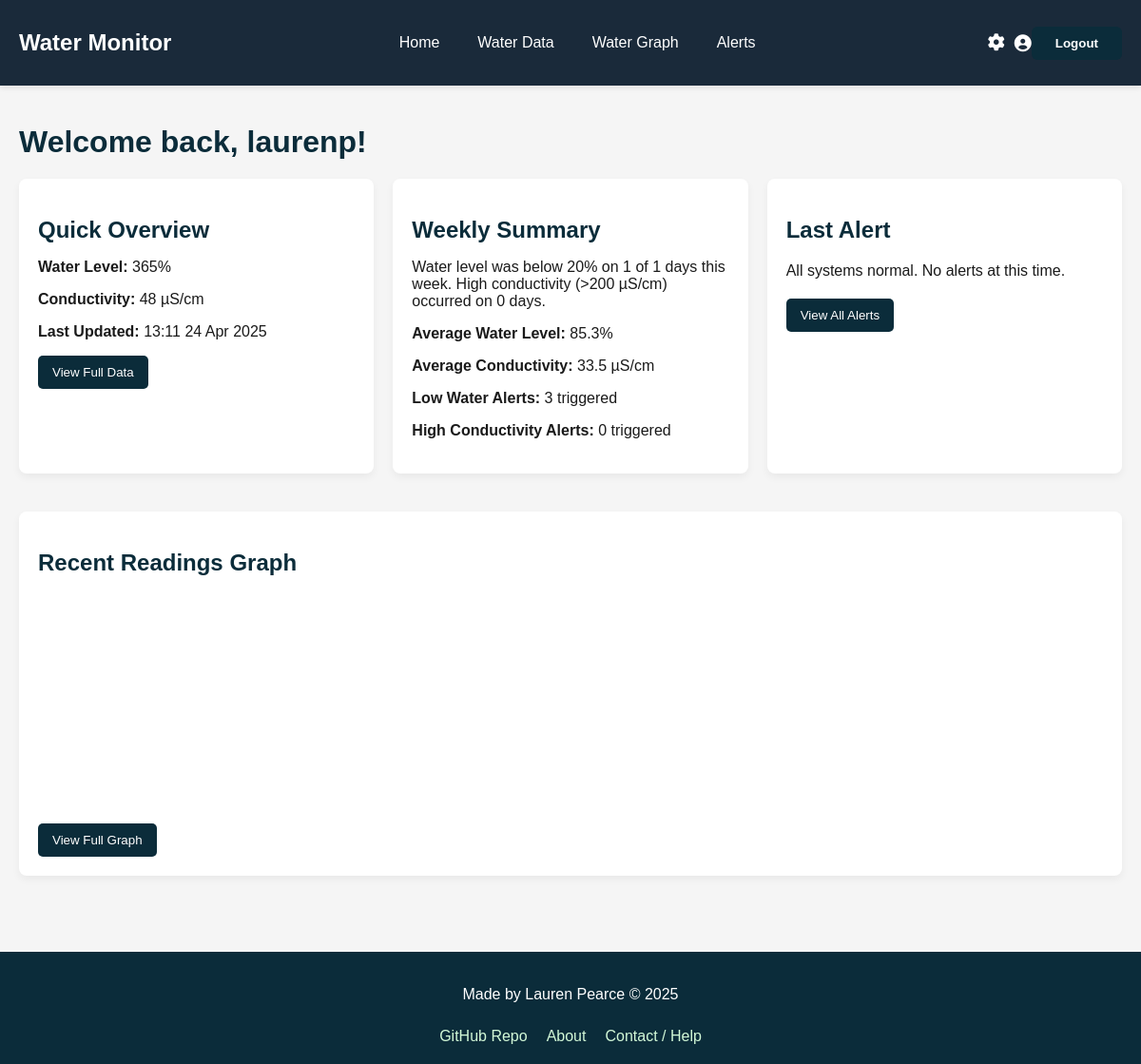
/monitor/home/ (signed in), run on the app's committed database.
### monitor/models.py (models this page shows, shortened)
class WaterData(models.Model):
    user = models.ForeignKey(User, on_delete=models.CASCADE)
    water_level = models.IntegerField()
    conductivity = models.IntegerField()
    timestamp = models.DateTimeField(auto_now_add=True)

### monitor/views.py (the view)
# urls.py: 2. Add a URL to urlpatterns:  path('', views.home, name='home')
@login_required
def home(request):
    list(get_messages(request))
    data = WaterData.objects.filter(user=request.user).order_by('-timestamp')[:20]
    data = list(reversed(list(data)))  # Ensure iterable twice
    latest_data = data[-1] if data else None
    timestamps = [format(d.timestamp, 'H:i:s') for d in data]
    water_levels = [d.water_level for d in data]
    conductivity = [d.conductivity for d in data]
    user_settings, _ = UserSettings.objects.get_or_create(user=request.user)
    alert = None
    if latest_data:
        if latest_data.water_level < user_settings.low_water_threshold:
            alert = f"Low water level detected: {latest_data.water_level}%"
            created, _ = Alert.objects.get_or_create(user=request.user, message=alert, level="Warning")
            if created and user_settings.notify_low_water:
                send_mail(
                    'Water Monitor Alert - Low Water Level',
                    alert,
                    settings.DEFAULT_FROM_EMAIL,
                    [request.user.email],
                    fail_silently=True,
                )
        elif latest_data.conductivity > user_settings.high_conductivity_threshold:
            alert = f"High conductivity detected: {latest_data.conductivity} µS/cm"
            created, _ = Alert.objects.get_or_create(user=request.user, message=alert, level="Warning")
            if created and user_settings.notify_high_conductivity:
                send_mail(
                    'Water Monitor Alert - High Conductivity',
                    alert,
                    settings.DEFAULT_FROM_EMAIL,
                    [request.user.email],
                    fail_silently=True,
                )
    one_week_ago = now() - timedelta(days=7)
    past_week_data = WaterData.objects.filter(user=request.user, timestamp__gte=one_week_ago)
    weekly_data = WaterData.objects.filter(user=request.user, timestamp__date__gte=one_week_ago)
    weekly_alerts = Alert.objects.filter(user=request.user, timestamp__date__gte=one_week_ago)
    days_with_low_water = past_week_data.filter(water_level__lt=20).dates('timestamp', 'day').count()
    days_with_high_conductivity = past_week_data.filter(conductivity__gt=200).dates('timestamp', 'day').count()
    total_days = past_week_data.dates('timestamp', 'day').count()
    avg_water = weekly_data.aggregate(avg=Avg('water_level'))['avg'] or 0
    avg_cond = weekly_data.aggregate(avg=Avg('conductivity'))['avg'] or 0
    low_water_count = weekly_alerts.filter(message__icontains='low water').count()
    high_cond_count = weekly_alerts.filter(message__icontains='conductivity').count()
    summary_text = "No data available this week."
    if total_days:
        summary_text = (
            f"Water level was below 20% on {days_with_low_water} of {total_days} days this week. "
            f"High conductivity (>200 µS/cm) occurred on {days_with_high_conductivity} days."
        )
    context = {
        'latest_data': latest_data,
        'alert': alert,
        'timestamps': timestamps,
        'water_levels': water_levels,
        'conductivity': conductivity,
        'summary_text': summary_text,
        'avg_water': round(avg_water, 1),
        'avg_cond': round(avg_cond, 1),
        'low_water_count': low_water_count,
        'high_cond_count': high_cond_count,
    }
    return render(request, 'monitor/home.html', context)

### monitor/templates/monitor/home.html (shortened to what this page needs)
{% extends 'base.html' %}
{% block content %}
<h1>Welcome back, {{ user.username }}!</h1>
<div class="grid-two-col">
    <div class="card">
        <h2>Quick Overview</h2>
        {% if latest_data %}
            <p><strong>Water Level:</strong> {{ latest_data.water_level }}%</p>
            <p><strong>Conductivity:</strong> {{ latest_data.conductivity }} µS/cm</p>
            <p><strong>Last Updated:</strong> {{ latest_data.timestamp|date:"H:i d M Y" }}</p>
        {% else %}
            <p>No data available yet.</p>
        {% endif %}
        <a href="{% url 'water_data' %}"><button>View Full Data</button></a>
    </div>
    <div class="card">
        <h2>Weekly Summary</h2>
        <p>{{ summary_text }}</p>
        <p><strong>Average Water Level:</strong> {{ avg_water }}%</p>
        <p><strong>Average Conductivity:</strong> {{ avg_cond }} µS/cm</p>
        <p><strong>Low Water Alerts:</strong> {{ low_water_count }} triggered</p>
        <p><strong>High Conductivity Alerts:</strong> {{ high_cond_count }} triggered</p>
    </div>
        <div class="card">
            <h2>Last Alert</h2>
            {% if alert %}
                <div class="inline-alert">
                     {{ alert }}
                </div>
            {% else %}
                <p>All systems normal. No alerts at this time.</p>
            {% endif %}
            <a href="{% url 'alerts' %}"><button>View All Alerts</button></a>
        </div>
    <div class="card span-2">
        <h2>Recent Readings Graph</h2>
        <div id="mini-graph" style="height: 250px;"></div>
        <a href="{% url 'water_level_graph' %}">
            <button>View Full Graph</button>
        </a>
    </div>
</div>
{% endblock %}

### monitor/static/monitor/styles.css (style rules this page uses)
body { margin: 0; padding: 0; font-family: 'Segoe UI', Tahoma, Geneva, Verdana, sans-serif; background-color: #f5f5f5; color: #1a1a1a; }
h1, h2, h3 { color: #0b2c3a; margin-bottom: 10px; }
.grid-two-col { display: grid; grid-template-columns: repeat(auto-fit, minmax(350px, 1fr)); gap: 20px; margin-top: 20px; }
.card { background-color: white; border-radius: 8px; padding: 20px; box-shadow: 0 4px 8px rgba(0, 0, 0, 0.05); margin-bottom: 20px; }
.span-2 { grid-column: 1 / -1; }
button { background-color: #0b2c3a; color: white; border: none; padding: 10px 15px; border-radius: 5px; cursor: pointer; transition: 0.3s; }

### monitor/templates/base.html (style rules this page uses)
body { font-family: Arial, sans-serif; margin: 0; padding: 0; }

### data on the page
WaterData: water_level "365", conductivity "48", timestamp "13:11 24 Apr 2025"

### other printed values
{{ user.username }} "laurenp"
{{ summary_text }} "Water level was below 20% on 1 of 1 days this week. High conductivity (>200 µS/cm) occurred on 0 days."
{{ avg_water }} "85.3"
{{ avg_cond }} "33.5"
{{ low_water_count }} "3"
{{ high_cond_count }} "0"
